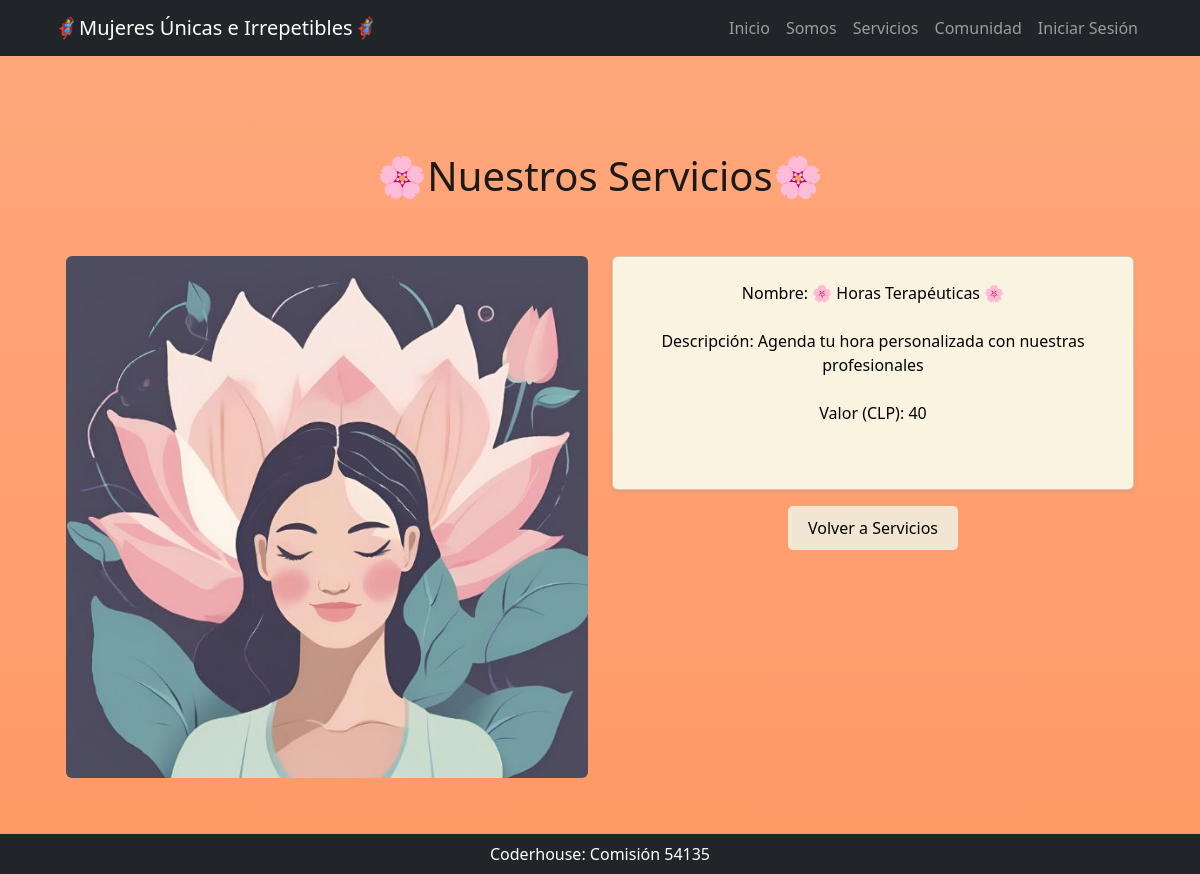
The page /servicios/detalleservicio/1 on the database as committed earlier.
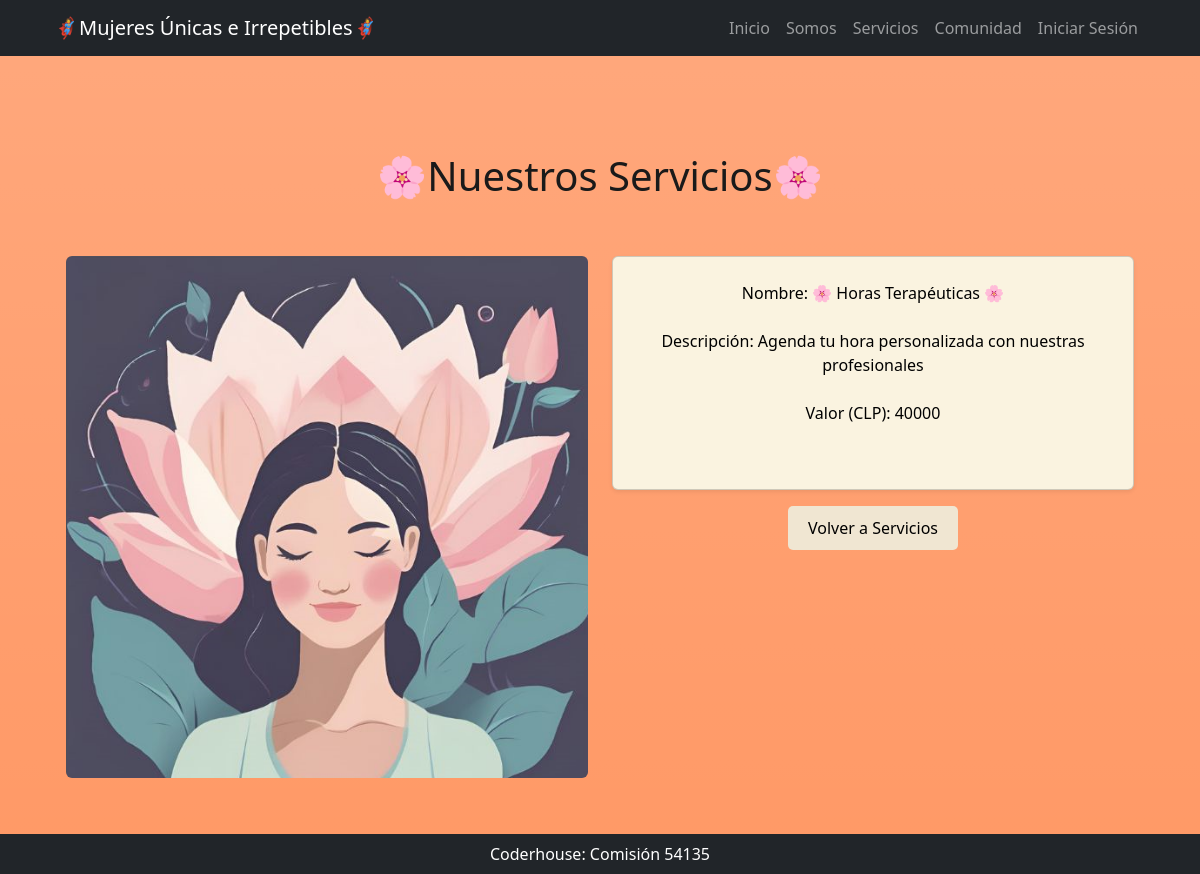
The same page on the database as committed later.
### servicios/models.py (models this page shows, shortened)
class Servicios(models.Model):
    nombre = models.CharField(max_length=200, unique=True)
    descripcion = models.CharField(max_length=500, verbose_name="descripción")
    valor = models.IntegerField(verbose_name="valor (CLP)")
    cantidad = models.IntegerField(null=True, blank=True)
    class Meta:
        verbose_name = "Nuestros Servicios"
        verbose_name_plural = "Nuestros Servicios"

### servicios/views.py (the view)
# urls.py: path('detalleservicio/<int:pk>', views.servicios_detalle, name="servicios_detalle"),
def servicios_detalle(request, pk: int):
    query = models.Servicios.objects.get(id=pk)
    return render(request, "servicios/detalleservicio.html", {"servicio": query})

### servicios/templates/servicios/detalleservicio.html (shortened to what this page needs)
{% extends 'core/base.html' %}
{% load static %}
{% block titulo %}
  <h1 style="color: #1a1a1a;">🌸Nuestros Servicios🌸</h1>
  <br>
{% endblock titulo %}
{% block contenido %}
    <div class="container mt-4">
        <div class="row">
            <div class="col-md-6">
                <img src="{% static 'core/img/servicios1.webp' %}" class="img-fluid rounded" alt="Servicio Imagen">
            </div>
            <div class="col-md-6">
                <div class="card p-4 shadow-sm rounded" style="background-color: #faf3e0;">
                    <ul class="list-unstyled">
                        <li style="color: black;">Nombre: {{ servicio.nombre }}</li>
                        <br>
                        <li style="color: black;">Descripción: {{ servicio.descripcion }}</li>
                        <br>
                        <li style="color: black;">Valor (CLP): {{ servicio.valor }}</li>
                        <br>
                    </ul>
                </div>
                <div class="text-center mt-3">
                    <button style="background-color: #f0e6d2; border: none; padding: 10px 20px; border-radius: 5px;">
                        <a href="{% url 'servicios:home' %}" style="text-decoration: none; color: black;">Volver a Servicios</a>
                    </button>
                </div>
            </div>
        </div>
    </div>
{% endblock contenido %}

Rows that differ between the two databases and show on the page:
changed Servicios "🌸 Horas Terapéuticas 🌸": valor "40" → "40000"
